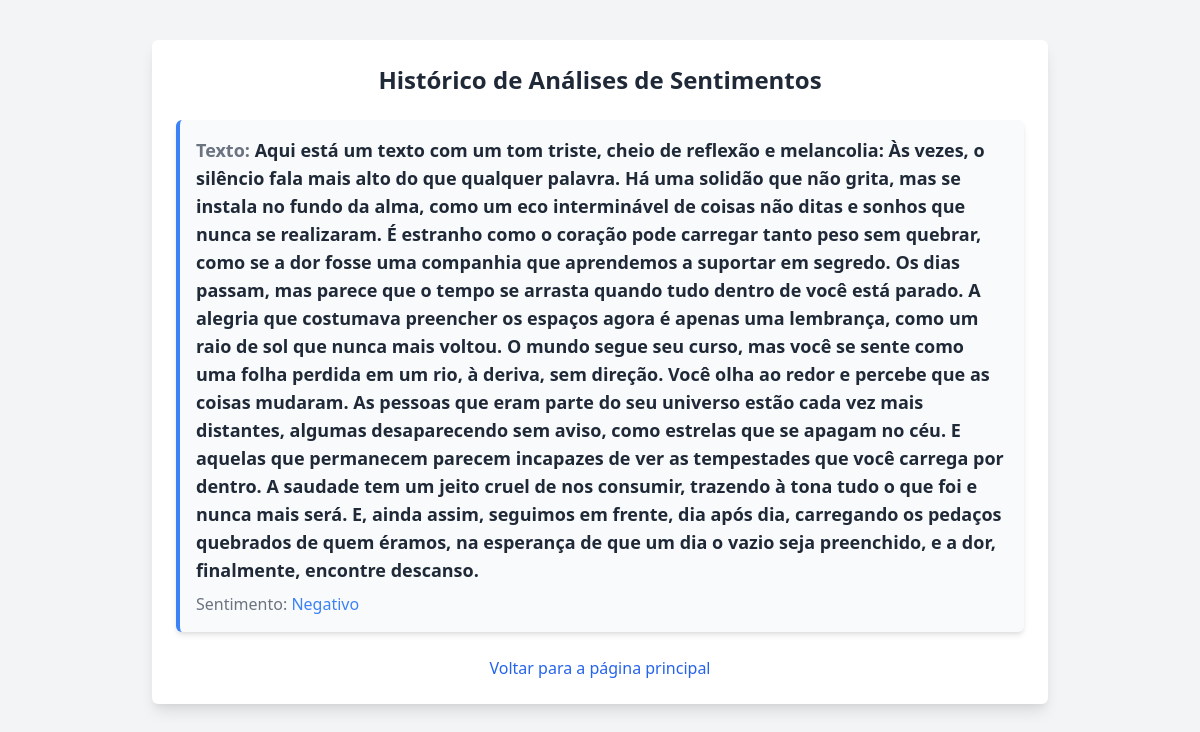
The app's page /history with its own data.
### app.py (models this page shows)
class Sentiment(db.Model):
    id = db.Column(db.Integer, primary_key=True)
    text = db.Column(db.String(500), nullable=False)
    sentiment = db.Column(db.String(20), nullable=False)

### app.py (the view)
@app.route('/history', methods=['GET'])
def history():
    sentiment_history = Sentiment.query.order_by(Sentiment.id.desc()).all()
    return render_template('history.html', sentiment_history=sentiment_history)

### templates/history.html (shortened to what this page needs)
<!DOCTYPE html>
<html lang="pt-br">
  <head>
    <link
      href="https://cdn.jsdelivr.net/npm/tailwindcss@2.2.19/dist/tailwind.min.css"
      rel="stylesheet" />
  </head>
  <body class="bg-gray-100 font-sans leading-normal tracking-normal">
    <div class="max-w-4xl mx-auto p-6 bg-white shadow-lg rounded-md mt-10">
      <h1 class="text-2xl font-bold text-center text-gray-800 mb-6">
        Histórico de Análises de Sentimentos
      </h1>
      <ul id="history" class="space-y-6">
        {% for entry in sentiment_history %}
        <li
          class="history-item p-4 bg-gray-50 border-l-4 border-blue-500 rounded-md shadow-md">
          <p class="text-gray-800 font-semibold text-lg">
            <span class="text-gray-500">Texto:</span> {{ entry.text }}
          </p>
          <p class="text-blue-500 font-medium mt-2">
            <span class="text-gray-500">Sentimento:</span> {{ entry.sentiment }}
          </p>
        </li>
        {% endfor %}
      </ul>
      <a href="/" class="block mt-6 text-center text-blue-600 hover:underline">
        Voltar para a página principal
      </a>
    </div>
  </body>
</html>

### records on screen
Sentiment: text "Aqui está um texto com um tom triste, cheio de reflexão e melancolia: Às vezes, o silêncio fala mais alto do que qualquer palavra. Há uma solidão que não grita, mas se instala no fundo da alma, como um eco interminável de coisas não ditas e sonhos que nunca se realizaram. É estranho como o coração pode carregar tanto peso sem quebrar, como se a dor fosse uma companhia que aprendemos a suportar em segredo. Os dias passam, mas parece que o tempo se arrasta quando tudo dentro de você está parado. A alegria que costumava preencher os espaços agora é apenas uma lembrança, como um raio de sol que nunca mais voltou. O mundo segue seu curso, mas você se sente como uma folha perdida em um rio, à…", sentiment "Negativo"
